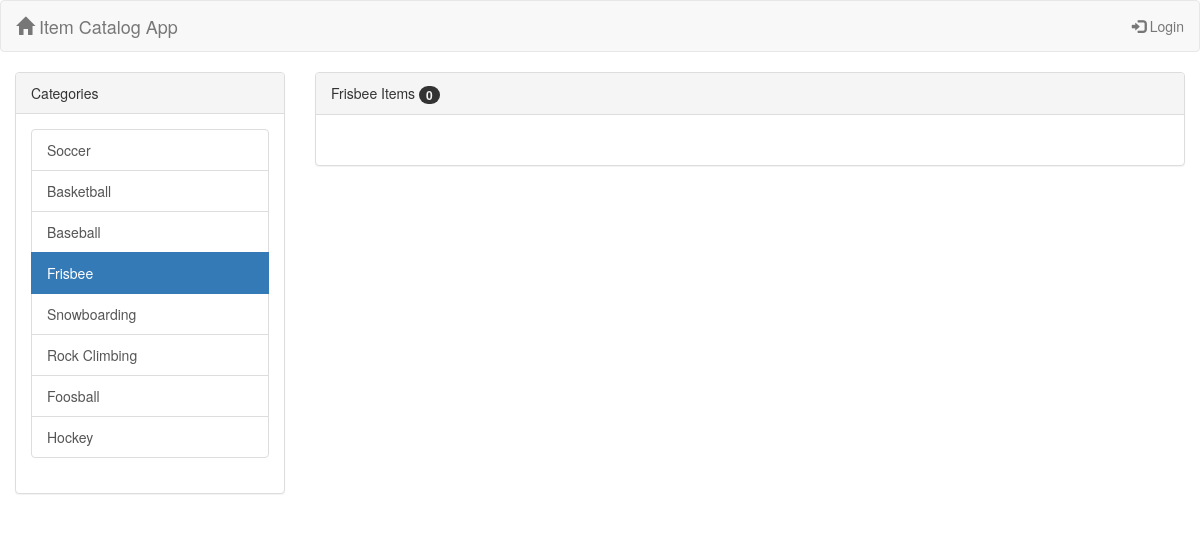
The page /catalog/Frisbee/items on the database its author committed.
### models.py (models this page shows, shortened)
class Category(Base):
    __tablename__ = 'category'
    id = Column(Integer, primary_key=True)
    name = Column(String)

### project.py (the view)
@app.route("/catalog/<category>/items")
def getCategoryItems(category):
    currentCategory = session.query(Category).filter_by(name=category).one()
    categories = session.query(Category).all()
    items = session.query(Item.title, Item.id).join(
            Category).filter(Category.id == currentCategory.id).order_by(
            Item.title).all()
    return render_template('category.html', categories=categories,
                           items=items, currentCategory=currentCategory)

### templates/category.html (shortened to what this page needs)
{% extends "layout.html" %}
{% block body %}
<div class="container-fluid">
    <div class="row">
        <div class="col-sm-3 col-md-3 " >
            <div class="panel panel-default">
                <div class="panel-heading">Categories</div>
                <div class="panel-body">
                    <div class="list-group">
                        {% for categorie in categories %}
                            {% if categorie.name == currentCategory.name %}
                                <a href="{{url_for('getCategoryItems', category=categorie.name)}}" class="list-group-item active">{{categorie.name}}</a>
                            {% else %}
                                <a href="{{url_for('getCategoryItems', category=categorie.name)}}" class="list-group-item">{{categorie.name}}</a>
                            {% endif %}
                        {% endfor %}
                    </div>
                </div>
            </div>
        </div>
        <div class="col-sm-9 col-md-9 ">
            <div class="panel panel-default">
                <div class="panel-heading">{{currentCategory.name}} Items <span class="badge">{{items|count}}</span></div>
                <div class="panel-body">
                </div>
            </div>
        </div>
    </div>
</div>
{% endblock %}

### rows shown on the page
Category: name "Soccer"
Category: name "Basketball"
Category: name "Baseball"
Category: name "Frisbee"
Category: name "Snowboarding"
Category: name "Rock Climbing"
Category: name "Foosball"
Category: name "Hockey"

### other values the page prints
{{ items|count }} "0"
